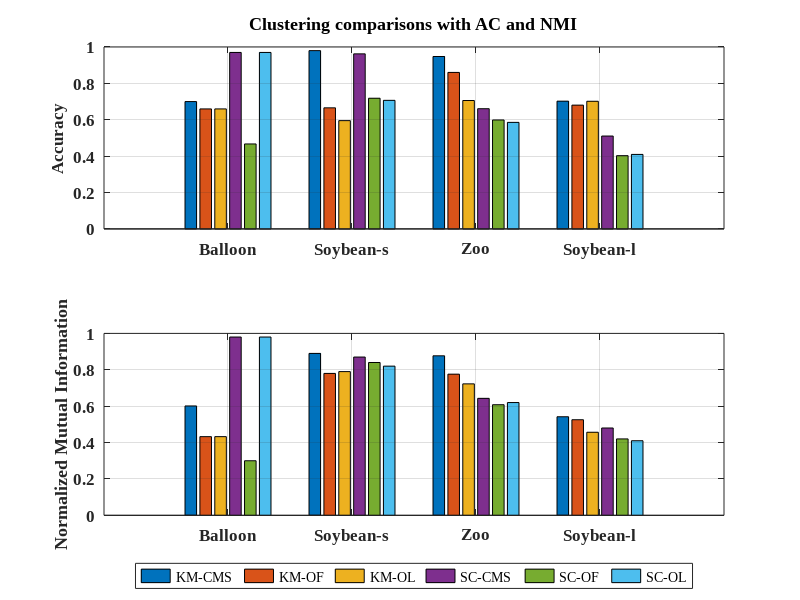

MATLAB code to generate this figure:
clc, clear, close all;
y=[0.7,0.6596,0.6596,0.97,0.467,0.97;
    0.98,0.6656,0.5952,0.9623,0.7183,0.7067;
    0.9477,0.8602,0.7058,0.6608,0.5989,0.5856;
    0.7022,0.6804,0.7016,0.5105,0.4027,0.4095;];
y1=[0.6012,0.4325,0.4325,0.98,0.3,0.98;
    0.89,0.78,0.79,0.87,0.84,0.82;
    0.8769,0.7759,0.7226,0.643,0.608,0.6199;
    0.5419,0.5255,0.4566,0.48,0.42,0.41;];
x=[1,2,3,4];
name={'Balloon','Soybean-s','Zoo','Soybean-l'};

figure;
subplot(2,1,1);
bar(x,y,'grouped');
title('Clustering comparisons with AC and NMI','FontName','Times New Roman','FontWeight','Bold','FontSize',12);
set(gca,'XTickLabel',name,'FontName','Times New Roman','FontWeight','Bold','Fontsize',12);
ylabel('Accuracy','FontName','Times New Roman','FontWeight','Bold','FontSize',12);
grid on;


subplot(2,1,2);
bar(x,y1,'grouped');
ylabel('Normalized Mutual Information','FontName','Times New Roman','FontWeight','Bold','FontSize',12);
set(gca,'XTickLabel',name,'FontName','Times New Roman','FontWeight','Bold','Fontsize',12);

%location=[left,bottom,width,height];
hleg=legend('KM-CMS','KM-OF','KM-OL','SC-CMS','SC-OF','SC-OL');

set(hleg,'Orientation','horizontal');
%set(hleg,'Interpreter','none')

set(hleg,'Location','BestOutside');
set(hleg,'FontName','Times New Roman','Fontsize',10);
grid on;